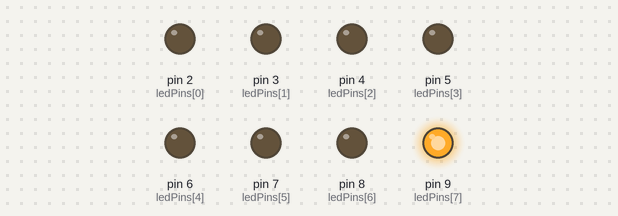
Bench run of a sketch on a simulated Arduino Uno, built with avr-gcc and run on an emulated ATmega328P. On the bench: output pins drawn as LEDs (lit = HIGH). Random numbers use the default seed unless the sketch sets one.

Above: at 0.05 s.
At 4.68 s:
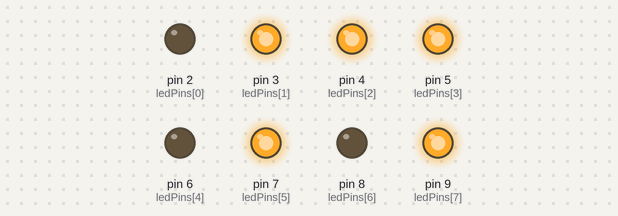
At 9.42 s:
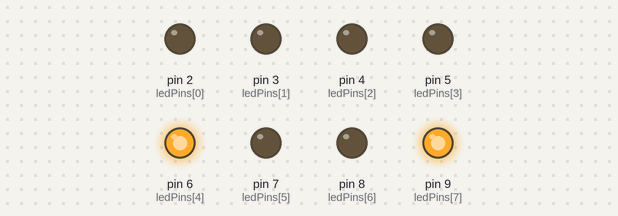
At 18.9 s:
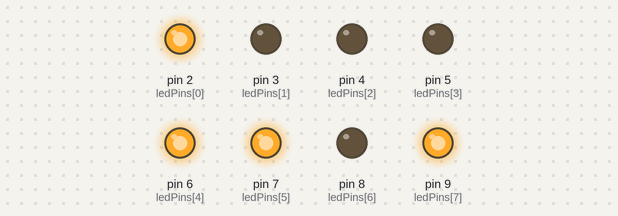
At 28.28 s:
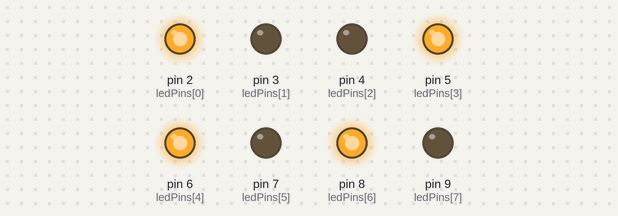
At 37.7 s:
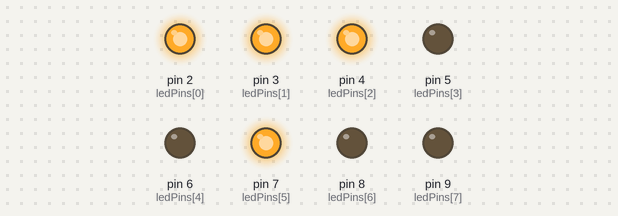
Timing chart, 0 to 40.0 s (numbered marks = the images above):
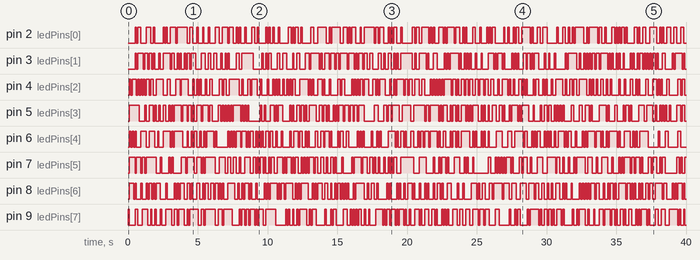

Measured:
- by itself, pin 2 (ledPins[0]): LOW → HIGH at 0.50 s, → LOW 0.10 s later, → HIGH 0.10 s later, → LOW 0.20 s later, … (180 changes in this stretch)
- by itself, pin 3 (ledPins[1]): LOW → HIGH at 0.50 s, → LOW 0.10 s later, → HIGH 0.10 s later, → LOW 0.40 s later, … (200 changes in this stretch)
- by itself, pin 4 (ledPins[2]): LOW → HIGH at 0.10 s, → LOW 0.10 s later, → HIGH 0.10 s later, → LOW 0.30 s later, … (208 changes in this stretch)
- by itself, pin 5 (ledPins[3]): LOW → HIGH at 0.10 s, → LOW 0.71 s later, → HIGH 0.40 s later, → LOW 0.10 s later, … (198 changes in this stretch)
- by itself, pin 6 (ledPins[4]): LOW → HIGH at 0.10 s, → LOW 0.10 s later, → HIGH 0.10 s later, → LOW 0.10 s later, … (196 changes in this stretch)
- by itself, pin 7 (ledPins[5]): LOW → HIGH at 0.10 s, → LOW 0.40 s later, → HIGH 0.10 s later, → LOW 0.30 s later, … (183 changes in this stretch)
- by itself, pin 8 (ledPins[6]): LOW → HIGH at 0.10 s, → LOW 0.30 s later, → HIGH 0.10 s later, → LOW 0.10 s later, … (214 changes in this stretch)
- by itself, pin 9 (ledPins[7]): LOW → HIGH at 0.00 s, → LOW 0.10 s later, → HIGH 0.40 s later, → LOW 0.20 s later, … (188 changes in this stretch)

The sketch:

8LED-3____.ino
```cpp
/*
 http://shop34791330.taobao.com/ //德飞莱旗舰店
 http://qixingchong.tmall.com/   //七星虫旗舰店
 http://www.doflye.net //德飞莱技术论坛
 http://www.doflye.net/forum-98-1.html //德飞莱论坛arduino版块

 1个共阳数码管，显示0-9数字

 使用独立模块开发板LY-51S连接详情：
 http://www.doflye.net/thread-5298-1-1.html

 */

// 简易的led流水效果3,LED灯随机亮灭。8个LED灯共阳连接，GPIO口输出低电平点亮LED灯，输出高电平，熄灭LED灯。

int ledCount=8;
//定义段码，这里是共阴段码，如果是共阳只需要在程序中把读到的值按位取反即可
//const unsigned char dofly_DuanMa[10]={0x3f,0x06,0x5b,0x4f,0x66,0x6d,0x7d,0x07,0x7f,0x6f};

const unsigned char dofly_DuanMa[4]={0x55,0xaa,0x55,0xaa};

int ledPins[] = {
  2, 3, 4, 5, 6, 7,8,9, };   // 对应的led引脚


void setup() {
// 循环设置，把对应的led都设置成输出
  for (int thisLed = 0; thisLed < ledCount; thisLed++) {
    pinMode(ledPins[thisLed], OUTPUT);
  }
}
// 数据处理，把需要处理的byte数据写到对应的引脚端口。
void deal(unsigned char value){

 for(int i=0;i<8;i++)
   {
   long val = random(0,7); //随机函数，val的值在0-7之间随机产生
   digitalWrite(ledPins[i],!bitRead(value,val));//使用了bitRead函数，非常简单
//bitRead(4,3)这里的第一个参数，其实就是我们给定的那个数，我们用来读取的那个目标；
//第二个参数是我们要读取的这个目标数转化为二进制后的指定位置，比如十进制的4转化为二进制后为00000100，我们指定读取右边第三位，则n为3；
//从低位开始读
// !bitRead(value,i)，这里前面加！(非运算符号)，取决于使用的是共阴还是共阳数码管。

//当i=0时，ledPins[0]是2，2脚的状态通过bitRead（value，0）函数，读出value的第一位，循环8次，就按我们的要求点亮了8个二极管
 //  delay(100);
   }
}
// 主循环
void loop() {
  // 循环显示
  for(int i=0;i<2;i++){
     deal(dofly_DuanMa[i]);//读取对应的段码值
     delay(100);          //调节延时，2个数字之间的停留间隔
  }
  }
```
